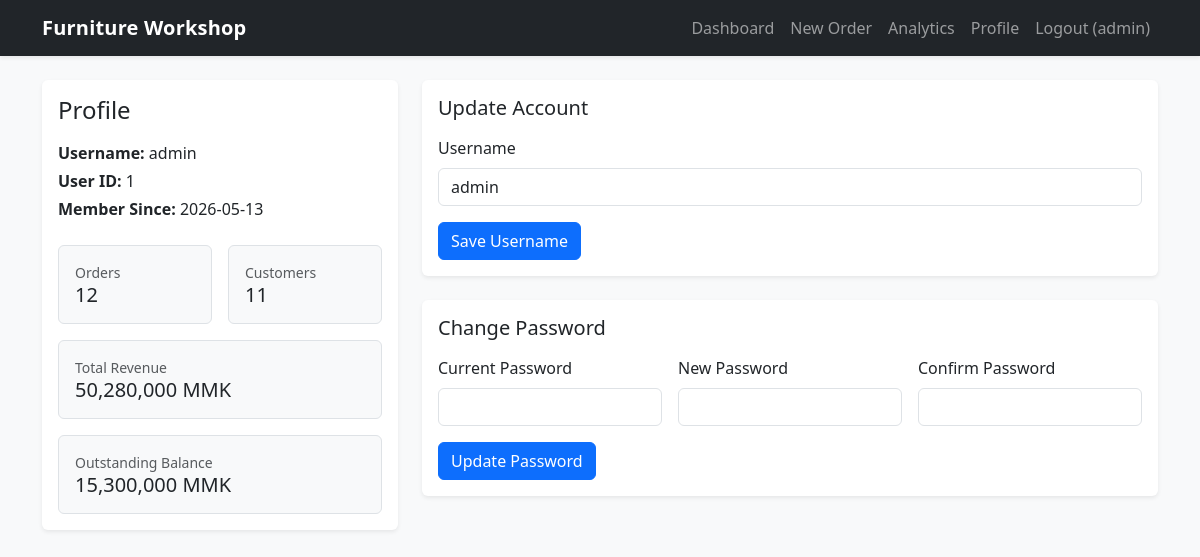
Screenshot of /profile (signed in) with the database file from the repository.
### tables this page shows
CREATE TABLE users (
            id INTEGER PRIMARY KEY AUTOINCREMENT,
            username TEXT NOT NULL UNIQUE,
            password_hash TEXT NOT NULL,
            created_at TEXT NOT NULL
        );

### app.py (the view, shortened to what this page needs)
@app.route("/profile", methods=["GET", "POST"])
@login_required
def profile() -> str | Any:
    init_db()
    db = get_db()
    user_id = int(current_user.id)
    user_row = db.execute(
        "SELECT id, username, password_hash, created_at FROM users WHERE id = ?",
        (user_id,),
    ).fetchone()
    if not user_row:
        logout_user()
        flash("User account not found.", "error")
        return redirect(url_for("login"))
    account_form = AccountForm()
    password_form = PasswordForm()
    if request.method == "GET" or request.form.get("form_type", "").strip() != "account":
        account_form.username.data = user_row["username"]
    order_count = db.execute(
        "SELECT COUNT(*) AS c FROM orders WHERE user_id = ?",
        (user_id,),
    ).fetchone()["c"]
    customer_count = db.execute(
        "SELECT COUNT(*) AS c FROM customers WHERE user_id = ?",
        (user_id,),
    ).fetchone()["c"]
    total_revenue = db.execute(
        "SELECT COALESCE(SUM(total_amount), 0) AS v FROM orders WHERE user_id = ?",
        (user_id,),
    ).fetchone()["v"]
    outstanding = db.execute(
        "SELECT COALESCE(SUM(balance), 0) AS v FROM orders WHERE user_id = ?",
        (user_id,),
    ).fetchone()["v"]
    return render_template(
        "profile.html",
        profile=user_row,
        order_count=order_count,
        customer_count=customer_count,
        total_revenue=total_revenue,
        outstanding=outstanding,
        account_form=account_form,
        password_form=password_form,
    )

### forms.py (shortened to what this page needs)
class AccountForm(FlaskForm):
    form_type = HiddenField(default="account")
    username = StringField(
        "Username",
        validators=[
            DataRequired(),
            Length(min=3, max=30),
            Regexp(
                USERNAME_PATTERN,
                message="Use only letters, numbers, dots, underscores, or hyphens.",
            ),
        ],
    )
    submit_account = SubmitField("Save Username")

class PasswordForm(FlaskForm):
    form_type = HiddenField(default="password")
    current_password = PasswordField("Current Password", validators=[DataRequired()])
    new_password = PasswordField("New Password", validators=[DataRequired(), Length(max=128)])
    confirm_password = PasswordField(
        "Confirm Password",
        validators=[
            DataRequired(),
            EqualTo("new_password", message="New password and confirmation do not match."),
        ],
    )
    submit_password = SubmitField("Update Password")

### app.py (called while the page is built, shortened)
@login_manager.user_loader
def load_user(user_id: str) -> User | None:
    db = get_db()
    row = db.execute(
        "SELECT id, username FROM users WHERE id = ?", (user_id,)
    ).fetchone()
    if not row:
        return None
    return User(id=int(row["id"]), username=row["username"])

def get_db() -> sqlite3.Connection:
    if "db" not in g:
        g.db = sqlite3.connect(DB_PATH)
        g.db.row_factory = sqlite3.Row
        g.db.execute("PRAGMA foreign_keys = ON")
    return g.db

@app.after_request
def add_security_headers(response: Any) -> Any:
    response.headers["X-Frame-Options"] = "DENY"
    response.headers["X-Content-Type-Options"] = "nosniff"
    response.headers["Referrer-Policy"] = "strict-origin-when-cross-origin"
    response.headers["Content-Security-Policy"] = (
        "default-src 'self'; "
        "script-src 'self' https://cdn.jsdelivr.net 'unsafe-inline'; "
        "style-src 'self' https://cdn.jsdelivr.net 'unsafe-inline'; "
        "img-src 'self' data:; "
        "font-src 'self' https://cdn.jsdelivr.net; "
        "connect-src 'self'; "
        "frame-ancestors 'none'; "
        "form-action 'self'; "
        "base-uri 'self'"
    )
    return response

def ensure_legacy_columns(db: sqlite3.Connection) -> None:
    order_cols = {
        row["name"] for row in db.execute("PRAGMA table_info(orders)").fetchall()
    }
    customer_cols = {
        row["name"] for row in db.execute("PRAGMA table_info(customers)").fetchall()
    }
    db.commit()

### templates/profile.html (shortened to what this page needs)
{% extends "base.html" %}
{% block content %}
<div class="row g-4">
  <div class="col-12 col-lg-4">
    <div class="card border-0 shadow-sm h-100">
      <div class="card-body">
        <h2 class="h4 mb-3">Profile</h2>
        <p class="mb-1"><strong>Username:</strong> {{ profile.username }}</p>
        <p class="mb-1"><strong>User ID:</strong> {{ profile.id }}</p>
        <p class="mb-4"><strong>Member Since:</strong> {{ profile.created_at[:10] }}</p>
        <div class="row g-3">
          <div class="col-6">
            <div class="border rounded p-3 bg-light h-100">
              <div class="text-muted small">Orders</div>
              <div class="h5 mb-0">{{ order_count }}</div>
            </div>
          </div>
          <div class="col-6">
            <div class="border rounded p-3 bg-light h-100">
              <div class="text-muted small">Customers</div>
              <div class="h5 mb-0">{{ customer_count }}</div>
            </div>
          </div>
          <div class="col-12">
            <div class="border rounded p-3 bg-light h-100">
              <div class="text-muted small">Total Revenue</div>
              <div class="h5 mb-0">{{ "{:,.0f}".format(total_revenue) }} MMK</div>
            </div>
          </div>
          <div class="col-12">
            <div class="border rounded p-3 bg-light h-100">
              <div class="text-muted small">Outstanding Balance</div>
              <div class="h5 mb-0">{{ "{:,.0f}".format(outstanding) }} MMK</div>
            </div>
          </div>
        </div>
      </div>
    </div>
  </div>
  <div class="col-12 col-lg-8">
    <div class="card border-0 shadow-sm mb-4">
      <div class="card-body">
        <h3 class="h5 mb-3">Update Account</h3>
        <form method="post" class="row g-3">
          <div class="col-12">
            {{ account_form.username.label(class="form-label") }}
            {{ account_form.username(class="form-control" ~ (' is-invalid' if account_form.username.errors else ''), autocomplete="username") }}
          </div>
          <div class="col-12 d-flex flex-wrap gap-2">
            {{ account_form.submit_account(class="btn btn-primary") }}
          </div>
        </form>
      </div>
    </div>
    <div class="card border-0 shadow-sm">
      <div class="card-body">
        <h3 class="h5 mb-3">Change Password</h3>
        <form method="post" class="row g-3">
          <div class="col-12 col-md-4">
            {{ password_form.current_password.label(class="form-label") }}
            {{ password_form.current_password(class="form-control" ~ (' is-invalid' if password_form.current_password.errors else ''), autocomplete="current-password") }}
          </div>
          <div class="col-12 col-md-4">
            {{ password_form.new_password.label(class="form-label") }}
            {{ password_form.new_password(class="form-control" ~ (' is-invalid' if password_form.new_password.errors else ''), autocomplete="new-password") }}
          </div>
          <div class="col-12 col-md-4">
            {{ password_form.confirm_password.label(class="form-label") }}
            {{ password_form.confirm_password(class="form-control" ~ (' is-invalid' if password_form.confirm_password.errors else ''), autocomplete="new-password") }}
          </div>
          <div class="col-12 d-flex flex-wrap gap-2">
            {{ password_form.submit_password(class="btn btn-primary") }}
          </div>
        </form>
      </div>
    </div>
  </div>
</div>
{% endblock %}

### templates/base.html (shortened to what this page needs)
<!doctype html>
<html lang="en">
<head>
  <link href="https://cdn.jsdelivr.net/npm/bootstrap@5.3.3/dist/css/bootstrap.min.css" rel="stylesheet">
  <link rel="stylesheet" href="{{ url_for('static', filename='styles.css') }}" />
</head>
<body class="bg-light">
  <nav class="navbar navbar-expand-lg navbar-dark bg-dark shadow-sm">
    <div class="container">
      <a class="navbar-brand fw-semibold" href="{{ url_for('index') }}">Furniture Workshop</a>
      <div class="collapse navbar-collapse" id="mainNav">
        <ul class="navbar-nav ms-auto mb-2 mb-lg-0">
          {% if current_user.is_authenticated %}
          <li class="nav-item"><a class="nav-link" href="{{ url_for('index') }}">Dashboard</a></li>
          <li class="nav-item"><a class="nav-link" href="{{ url_for('new_order') }}">New Order</a></li>
          <li class="nav-item"><a class="nav-link" href="{{ url_for('analytics') }}">Analytics</a></li>
          <li class="nav-item"><a class="nav-link" href="{{ url_for('profile') }}">Profile</a></li>
          <li class="nav-item">
            <form method="post" action="{{ url_for('logout') }}" class="d-flex">
              <button type="submit" class="nav-link btn btn-link text-decoration-none">Logout ({{ current_user.username }})</button>
            </form>
          </li>
          {% else %}
          <li class="nav-item"><a class="nav-link" href="{{ url_for('login') }}">Login</a></li>
          <li class="nav-item"><a class="nav-link" href="{{ url_for('register') }}">Register</a></li>
          {% endif %}
        </ul>
      </div>
    </div>
  </nav>
  <main class="container py-4">
    {% block content %}{% endblock %}
  </main>
</body>
</html>

### static/styles.css (style rules this page uses)
body { min-height: 100vh; }
.navbar-brand { letter-spacing: 0.2px; }

### rows the page displays
users: username "admin", id "1", created_at "2026-05-13"

### other values shown
{{ order_count }} "12"
{{ customer_count }} "11"
{{ "{:,.0f}".format(total_revenue) }} "50,280,000"
{{ "{:,.0f}".format(outstanding) }} "15,300,000"
{{ account_form.username.label(class="form-label") }} "Username"
{{ password_form.current_password.label(class="form-label") }} "Current Password"
{{ password_form.new_password.label(class="form-label") }} "New Password"
{{ password_form.confirm_password.label(class="form-label") }} "Confirm Password"
